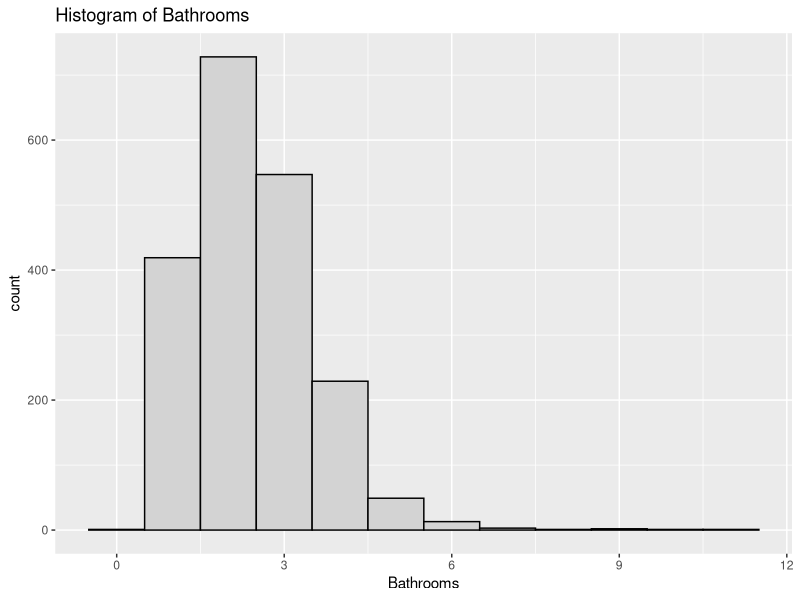
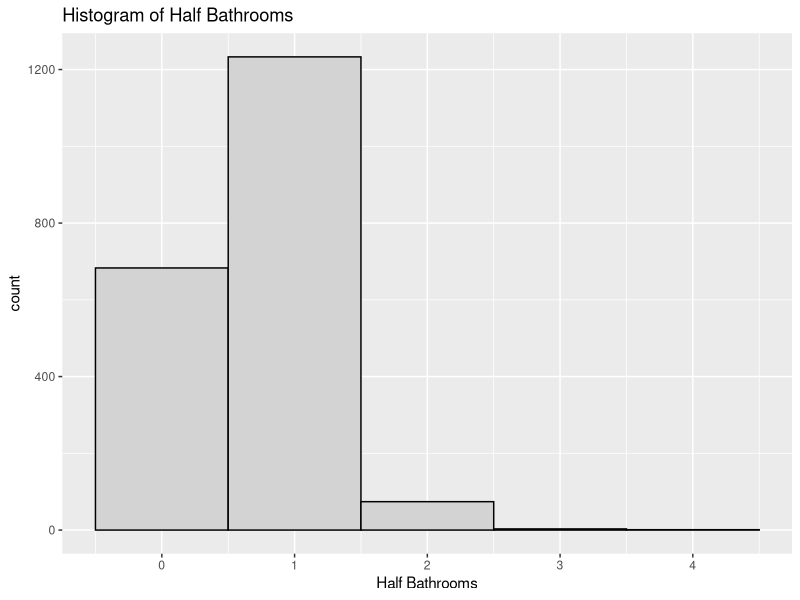
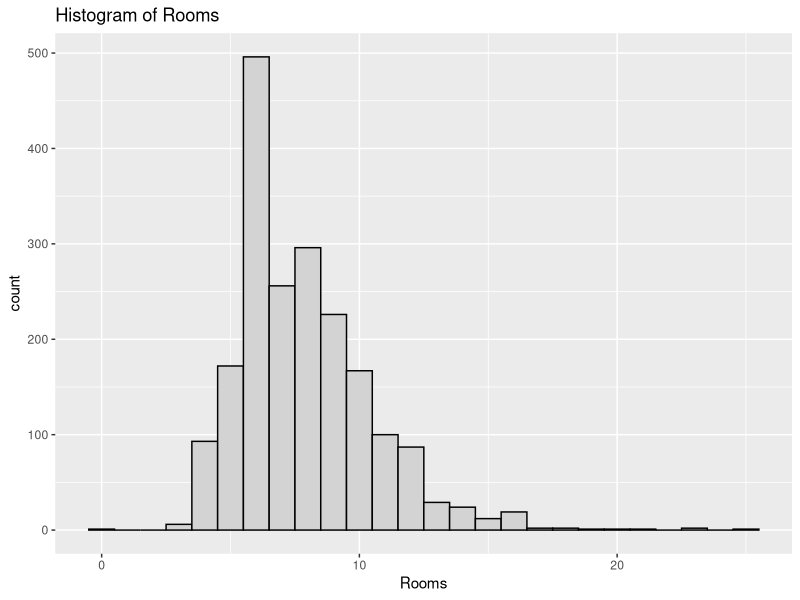
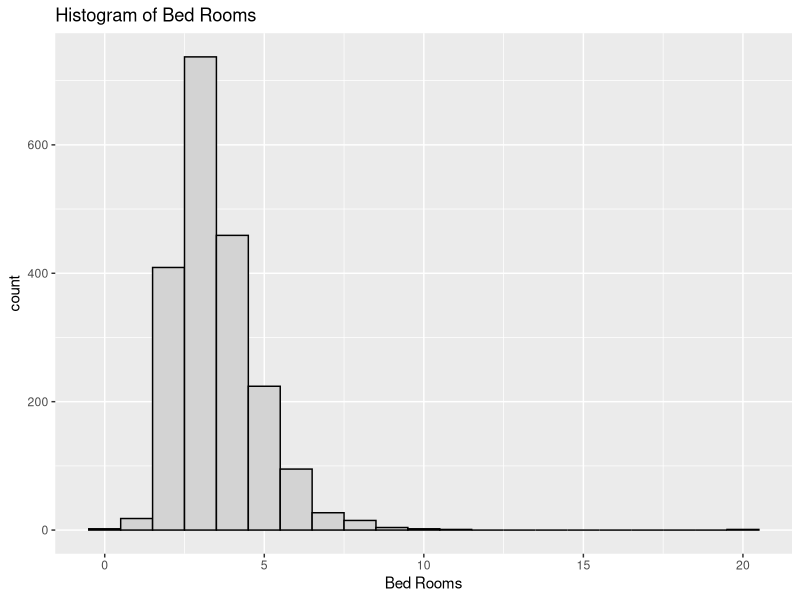
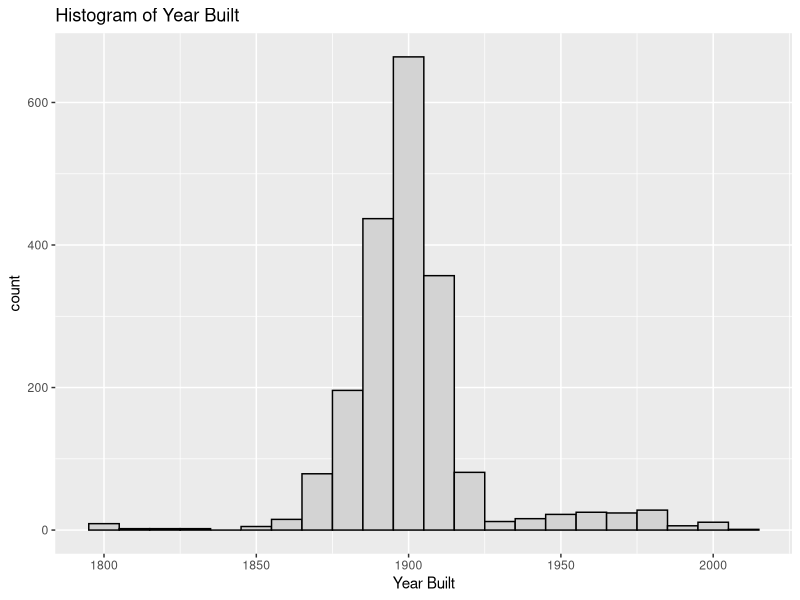
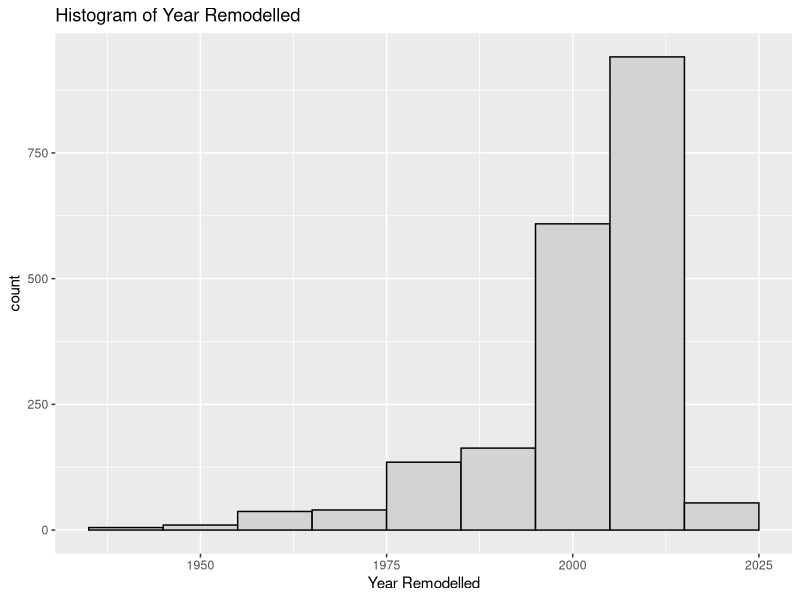
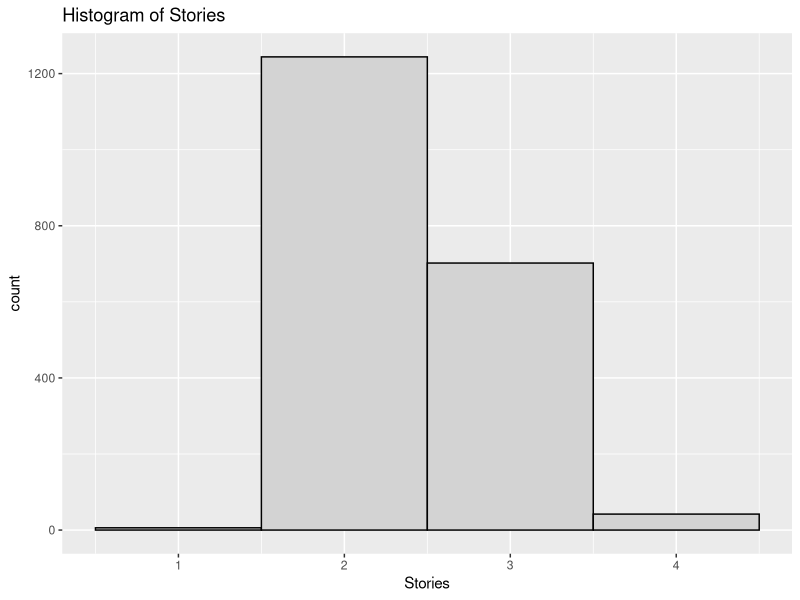
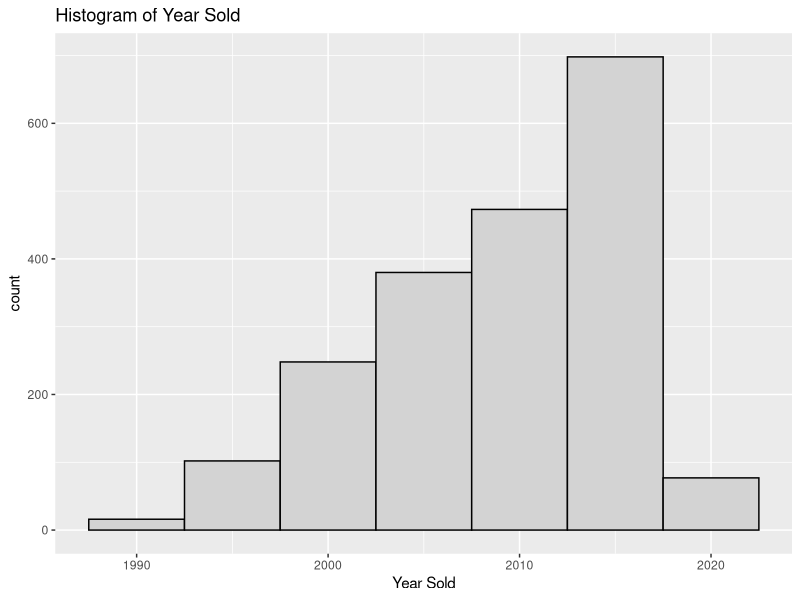

Reproduce these figures in R, in order.
## ---- chunk 1
knitr::opts_chunk$set(echo = TRUE)
library(ggplot2)
library(dplyr)
library(readr)
library(car)
library(broom)
library(corrplot)

## ---- chunk 2

## ---- chunk 3

## ---- chunk 4

## ---- chunk 5

# 4. Exploratory analysis

houses <- read.csv("DC_properties_clean.csv")

excl_rows <- houses[sample(nrow(houses), 5), ] # Exclude Random Rows
houses <- setdiff(houses, excl_rows)

houses$CNDTN <- factor(houses$CNDTN, order = TRUE, levels = c("Fair", "Average", "Good", "Very Good", "Excellent"))

fit <- lm(data = houses, PRICE ~ BATHRM + HF_BATHRM  + ROOMS + BEDRM + AYB + YR_RMDL + STORIES + SALEMONTH + SALEDAY + SALEYEAR + GBA + CNDTN + LANDAREA)



#Histograms to examine distribution of each variable

ggplot(houses, aes(x = BATHRM))+
  geom_histogram(color="black", fill="light gray", binwidth = 1)+
  labs(x="Bathrooms", title="Histogram of Bathrooms")

ggplot(houses, aes(x = HF_BATHRM))+
  geom_histogram(color="black", fill="light gray", binwidth = 1)+
  labs(x="Half Bathrooms", title="Histogram of Half Bathrooms")

ggplot(houses, aes(x = ROOMS))+
  geom_histogram(color="black", fill="light gray", binwidth = 1)+
  labs(x="Rooms", title="Histogram of Rooms")

ggplot(houses, aes(x = BEDRM))+
  geom_histogram(color="black", fill="light gray", binwidth = 1)+
  labs(x="Bed Rooms", title="Histogram of Bed Rooms")

ggplot(houses, aes(x = AYB))+
  geom_histogram(color="black", fill="light gray", binwidth = 10)+
  labs(x="Year Built", title="Histogram of Year Built")

ggplot(houses, aes(x = YR_RMDL))+
  geom_histogram(color="black", fill="light gray", binwidth = 10)+
  labs(x="Year Remodelled", title="Histogram of Year Remodelled")

ggplot(houses, aes(x = STORIES))+
  geom_histogram(color="black", fill="light gray", binwidth = 1)+
  labs(x="Stories", title="Histogram of Stories")

ggplot(houses, aes(x = SALEYEAR))+
  geom_histogram(color="black", fill="light gray", binwidth = 5)+
  labs(x="Year Sold", title="Histogram of Year Sold")

ggplot(houses, aes(x = SALEMONTH))+
  geom_histogram(color="black", fill="light gray", binwidth = 1)+
  labs(x="Month Sold", title="Histogram of Month Sold")

ggplot(houses, aes(x = SALEDAY))+
  geom_histogram(color="black", fill="light gray", binwidth = 4)+
  labs(x="Day Sold", title="Histogram of Day Sold")

ggplot(houses, aes(x = GBA))+
  geom_histogram(color="black", fill="light gray", binwidth = 100)+
  labs(x="Square Footage", title="Histogram of Square Footage")

ggplot(houses, aes(x = LANDAREA))+
  geom_histogram(color="black", fill="light gray", binwidth = 100)+
  labs(x="Land Area", title="Histogram of Land Area")

ggplot(houses, aes(x = CNDTN))+
  geom_bar(color="black", fill="light gray")+
  labs(x="Land Area", title="Bar Plot of Land Area")

# Boxplots to identify outliers

boxplot(houses$BATHRM, main="Bathrooms", sub=paste("Outlier rows: ", boxplot.stats(houses$BATHRM)$out))

boxplot(houses$HF_BATHRM, main="Half Bathrooms", sub=paste("Outlier rows: ", boxplot.stats(houses$HF_BATHRM)$out))

boxplot(houses$ROOMS, main="Rooms", sub=paste("Outlier rows: ", boxplot.stats(houses$ROOMS)$out))

boxplot(houses$BEDRM, main="Bedrooms", sub=paste("Outlier rows: ", boxplot.stats(houses$BEDRM)$out))

boxplot(houses$AYB, main="Year Built", sub=paste("Outlier rows: ", boxplot.stats(houses$AYB)$out))

boxplot(houses$YR_RMDL, main="Year Remodeled", sub=paste("Outlier rows: ", boxplot.stats(houses$YR_RMDL)$out))

boxplot(houses$STORIES, main="Stories", sub=paste("Outlier rows: ", boxplot.stats(houses$STORIES)$out))

boxplot(houses$SALEYEAR, main="Year of Most Recent Sale", sub=paste("Outlier rows: ", boxplot.stats(houses$SALEYEAR)$out))

boxplot(houses$GBA, main="Gross Building Area", sub=paste("Outlier rows: ", boxplot.stats(houses$GBA)$out))

boxplot(houses$CNDTN, main="Condition", sub=paste("Outlier rows: ", boxplot.stats(houses$CNDTN)$out))

boxplot(houses$LANDAREA, main="Land Area", sub=paste("Outlier rows: ", boxplot.stats(houses$LANDAREA)$out))

boxplot(houses$PRICE, main="Price", sub=paste("Outlier rows: ", boxplot.stats(houses$PRICE)$out))

# Boxplots to identify outliers

boxa <- boxplot(houses$BATHRM, main="Bathrooms", sub=paste("Outlier rows: ", boxplot.stats(houses$BATHRM)$out))

boxb <- boxplot(houses$HF_BATHRM, main="Half Bathrooms", sub=paste("Outlier rows: ", boxplot.stats(houses$HF_BATHRM)$out))

boxc <- boxplot(houses$ROOMS, main="Rooms", sub=paste("Outlier rows: ", boxplot.stats(houses$ROOMS)$out))


# scatterplots
# price by room
room_price <- ggplot(houses, aes(x = ROOMS, y = PRICE))
room_price + geom_point()

# price by year
year_price <- ggplot(houses, aes(x = SALEYEAR, y = PRICE))
year_price + geom_point()

# price by month
month_price <- ggplot(houses, aes(x = SALEMONTH, y = PRICE))
month_price + geom_point()

# price by day of month
day_price <- ggplot(houses, aes(x = SALEDAY, y = PRICE))
day_price + geom_point()


# Use corrplot to display a correlation matrix of that variables
library(corrplot)
corr_matrix <- cor(data.frame(houses$HF_BATHRM, houses$BATHRM, houses$ROOMS, houses$BEDRM,houses$AYB, houses$YR_RMDL, houses$PRICE, houses$SALEDAY, houses$SALEMONTH, houses$SALEYEAR, houses$STORIES, houses$LANDAREA, houses$GBA))
corrplot(corr_matrix, type = "upper", order = "hclust", 
         tl.col = "black", tl.srt = 45)


# capture model summary as an object
modelSummary <- summary(fit)

# model coefficients
modelCoeffs <- modelSummary$coefficients



## ---- chunk 6

# 5. Identification and evaluation of suitable model

fit <- lm(data = houses, PRICE ~ BATHRM + HF_BATHRM  + ROOMS + BEDRM + AYB + YR_RMDL + STORIES + SALEMONTH + SALEDAY + SALEYEAR + GBA + CNDTN + LANDAREA)

# Review p-values, check sign of estimates

summary(fit)

## ---- chunk 7

# Review ANOVA and compare F statistic

anova(fit)

## ---- chunk 8

# Residual plot and look for non-constant variance

fit.df <- augment(fit)
ggplot(fit.df, aes(x = .fitted, y = .resid))+
  geom_point()+
  geom_hline(yintercept = 0, linetype = 2)+
  labs( x = "Fitted Values", y = "Residuals")

## ---- chunk 9
# Shapiro-Wilk test for normality

shapiro.test(fit$residuals)

## ---- chunk 10
# ncvTest for constant variance

ncvTest(fit)

## ---- chunk 11

# Variance Inflation Factor (used to identify multicllinearity >= 10)

vif(fit)

## ---- chunk 12
# Review R2 value
# From summary above: adjusted R^2 = .6984

# Drop non-significant predictor variables (Droped AYB: +.0002, Rooms: No change, other lower)
fit <- lm(data = houses, PRICE ~ BATHRM + HF_BATHRM  + BEDRM + YR_RMDL + STORIES + SALEMONTH + SALEDAY + SALEYEAR + GBA + CNDTN + LANDAREA)
summary(fit)

# If multicollinearity is present, drop one correlated variable (None present)

# Transform the outcome variable if the residual plot looks suspicious
powerTransform(houses$PRICE) #.33 -> sqrt

## ---- chunk 13

# log lowers R2: .6585
fit <- lm(data = houses, log(PRICE) ~ BATHRM + HF_BATHRM  + BEDRM + YR_RMDL + STORIES + SALEMONTH + SALEDAY + SALEYEAR + GBA + CNDTN + LANDAREA)
summary(fit)
# sqrt increase R2: .7471, drop YR_RMDL + .0001
fit <- lm(data = houses, sqrt(PRICE) ~ BATHRM + HF_BATHRM  + BEDRM  + STORIES + SALEMONTH + SALEDAY + SALEYEAR + GBA + CNDTN + LANDAREA)
summary(fit)
# inverse drastically decrease
fit <- lm(data = houses, I(1/PRICE) ~ BATHRM + HF_BATHRM  + BEDRM  + STORIES + SALEMONTH + SALEDAY + SALEYEAR + GBA + CNDTN + LANDAREA)
summary(fit)

#Variable Transformations
powerTransform(houses$BATHRM+1) # -.011
powerTransform(houses$HF_BATHRM+1) # .776
powerTransform(houses$BEDRM+1) # -.130
powerTransform(houses$STORIES+1) # -2.084
powerTransform(houses$SALEMONTH) # .809
powerTransform(houses$SALEYEAR-1990) # 1.48 - didn't help
powerTransform(houses$GBA) # -.08 -> LOG
powerTransform(houses$LANDAREA) # .35 -> SQRT

fit_final <- lm(data = houses, sqrt(PRICE) ~  BATHRM  + HF_BATHRM  + BEDRM + log(BEDRM+1) + STORIES  + SALEMONTH + SALEDAY + SALEYEAR  + GBA + log(GBA) + CNDTN + LANDAREA )
summary(fit_final) # R^2 increased to .7558

fit.df <- augment(fit)
ggplot(fit.df, aes(x = .fitted, y = .resid))+
  geom_point()+
  geom_hline(yintercept = 0, linetype = 2)+
  labs( x = "Fitted Values", y = "Residuals")

## ---- chunk 14

shapiro.test(fit$residuals)
ncvTest(fit)
vif(fit)

#using AIC & BIC for model comparison
AIC(fit) # AIC
BIC(fit) # BIC

AIC(fit_final) # AIC 
BIC(fit_final) # BIC 

# The AIC and BIC for fit_final are both lower, so that is the better model

## ---- chunk 15

# 6. Application of the model 

# Test on excluded rows
predict(fit, newdata = excl_rows, interval = "predict")

## ---- chunk 16

